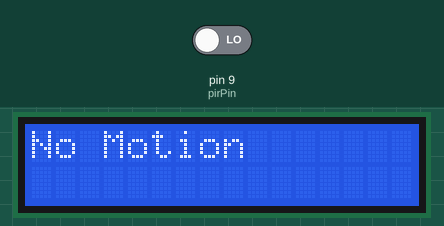
The sketch below on a simulated Arduino Uno, built with avr-gcc and run on an emulated ATmega328P. On the bench: 16×2 character LCD. Inputs (shaded band) come from the test bench; at power-on: pin 9 (pirPin) LOW. What the sketch prints to the serial monitor is not drawn.

Above: at 2.2 s.
2.3 s: pin 9 (pirPin) driven HIGH
At 3.4 s:
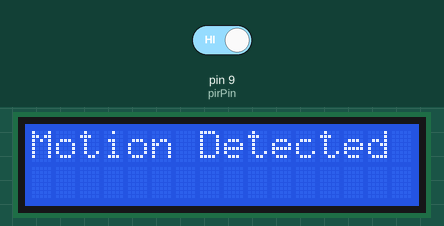
3.8 s: pin 9 (pirPin) driven LOW
At 4.6 s:
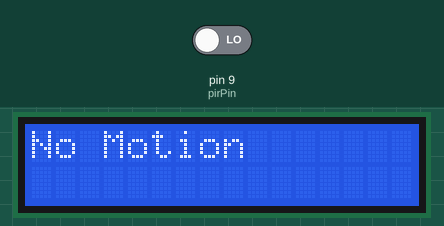
Timing chart, 0 to 6.8 s (numbered marks = the images above; inputs shaded):
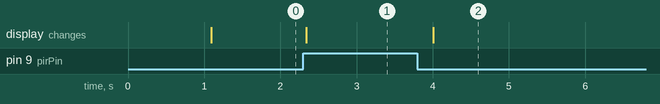

The sketch:

PIR_LCD_code.ino
```cpp
#include <Wire.h>
#include <LiquidCrystal_I2C.h>

const int pirPin = 9;

LiquidCrystal_I2C lcd(0x20, 16, 2);

void setup() {
  pinMode(pirPin, INPUT);
  lcd.init();
  lcd.backlight();

  Serial.begin(9600);
  lcd.setCursor(0, 0);
  lcd.print("System Ready");
  delay(1000);
  lcd.clear();
}

void loop() {
  int motion = digitalRead(pirPin);

  lcd.setCursor(0, 0);
  if (motion == HIGH) {
    lcd.print("Motion Detected ");
    Serial.println("Motion detected!");
  } else {
    lcd.print("No Motion       ");
    Serial.println("No motion.");
  }

  delay(400);
}
```

Measured:
- after the input at 2.3 s, the display: changes at once (image 1)
- after the input at 3.8 s, the display: changes after 0.20 s (image 2)
